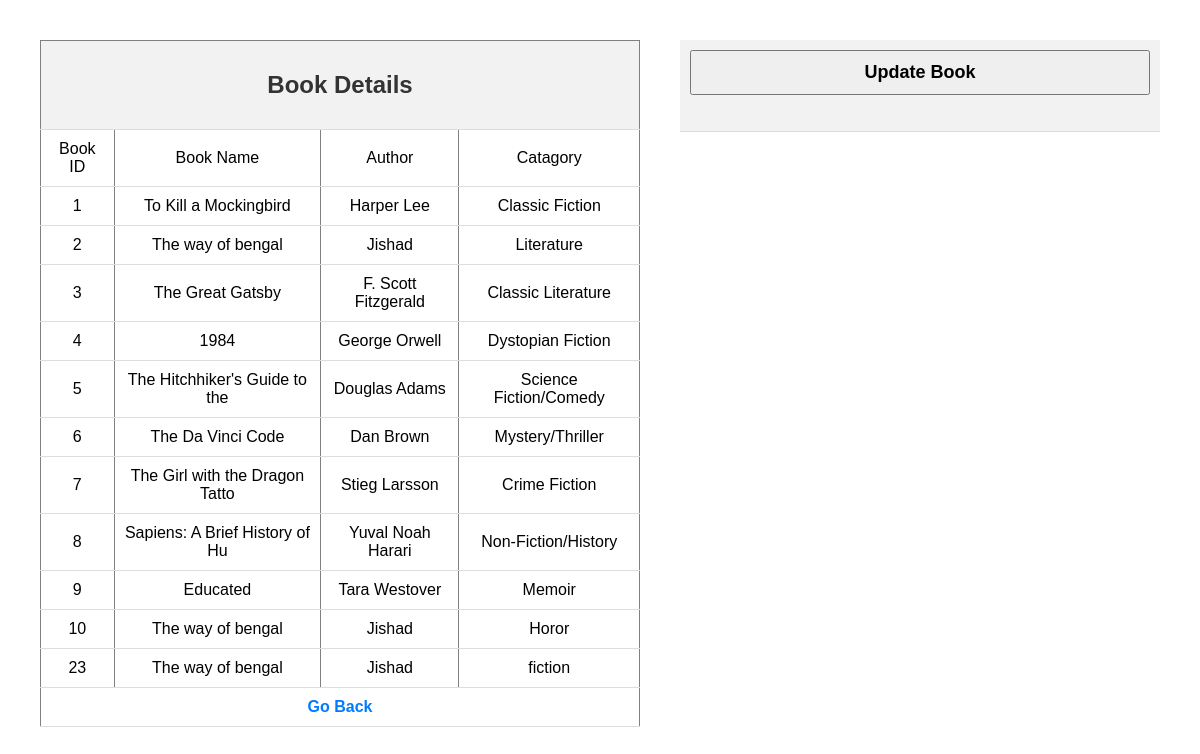
Page /views/Updatenewbook.php (signed in) on the committed database.
### tables this page shows
CREATE TABLE `catagory` (
  `Book_ID` int(20) NOT NULL,
  `Book_Name` varchar(30) NOT NULL,
  `Author` varchar(30) NOT NULL,
  `Catagory` varchar(30) NOT NULL
);

### models/userModel.php (called while the page is built, shortened)
<?php
function getviewbook(){
    $con = getConnection();
    $sql = "select * from catagory";
    $result = mysqli_query($con, $sql);
    $users = [];
    while($row = mysqli_fetch_assoc($result)){
       array_push($users, $row);
    }
    return $users;
}

### views/Updatenewbook.php (the view, shortened to what this page needs)
<?php
require_once('../models/userModel.php');
$viewbook = getviewbook();
?>
<!DOCTYPE html>
<html>
<head>
    <link rel="stylesheet" href="style15.css">
</head>
<body>
<table   id="left" border="1"  cellspacing="1" cellpadding="5">
    <tr>
        <th colspan="5"><h2><b>Book Details</b></h2></th>
    </tr>
   <tr>
                            <td>Book ID</td>
                            <td>Book Name</td>
                            <td>Author</td>
                            <td>Catagory </td>
                        </tr>
<?php for($i=0; $i<count($viewbook); $i++){
                            ?>
                        <tr>
                             <td><?=$viewbook[$i]['Book_ID']?></td>
                            <td><?=$viewbook[$i]['Book_Name']?></td>
                            <td><?=$viewbook[$i]['Author']?></td>
                             <td><?=$viewbook[$i]['Catagory']?></td>
                        </tr>
                            <?php
                                }
                            ?>
<tr>
                            <td colspan="5" align="center"><a href="catalog_management.php">Go Back</a></td>
                        </tr>
                            </table>
<table id="right">
    <tr>
        <td >
            <input type="button" name="update" id="updating" value="Update Book" onclick="updatebook()" />
        </td>
    </tr>
</table>
</body>
</html>

### views/style15.css (style rules this page uses)
h2 { color: #333; text-align: center; }
a { text-decoration: none; color: #007BFF; font-weight: bold; }
td { text-align: center; }
body { margin: 0; padding: 0; font-family: Arial, sans-serif; }
#left { width: 50%; float: left; margin:40px; }
#right { width: 40%; float: left; margin-top: 40px; }
table { border-collapse: collapse; width: 100%; }
th, td { padding: 10px; text-align: left; border-bottom: 1px solid #ddd; }
th { background-color: #f2f2f2; }
#left th, #left td { text-align: center; }
#right { background-color: #f2f2f2; padding: 15px; }
#right input { width: 100%; padding: 10px; margin-bottom: 10px; }
#adding,#deleting,#updating { font-weight: bold; font-size: large; }

### rows in the picture
catagory: Book_ID "1", Book_Name "To Kill a Mockingbird", Author "Harper Lee", Catagory "Classic Fiction"
catagory: Book_ID "2", Book_Name "The way of bengal", Author "Jishad", Catagory "Literature"
catagory: Book_ID "3", Book_Name "The Great Gatsby", Author "F. Scott Fitzgerald", Catagory "Classic Literature"
catagory: Book_ID "4", Book_Name "1984", Author "George Orwell", Catagory "Dystopian Fiction"
catagory: Book_ID "5", Book_Name "The Hitchhiker's Guide to the", Author "Douglas Adams", Catagory "Science Fiction/Comedy"
catagory: Book_ID "6", Book_Name "The Da Vinci Code", Author "Dan Brown", Catagory "Mystery/Thriller"
catagory: Book_ID "7", Book_Name "The Girl with the Dragon Tatto", Author "Stieg Larsson", Catagory "Crime Fiction"
catagory: Book_ID "8", Book_Name "Sapiens: A Brief History of Hu", Author "Yuval Noah Harari", Catagory "Non-Fiction/History"
catagory: Book_ID "9", Book_Name "Educated", Author "Tara Westover", Catagory "Memoir"
catagory: Book_ID "10", Book_Name "The way of bengal", Author "Jishad", Catagory "Horor"
catagory: Book_ID "23", Book_Name "The way of bengal", Author "Jishad", Catagory "fiction"
